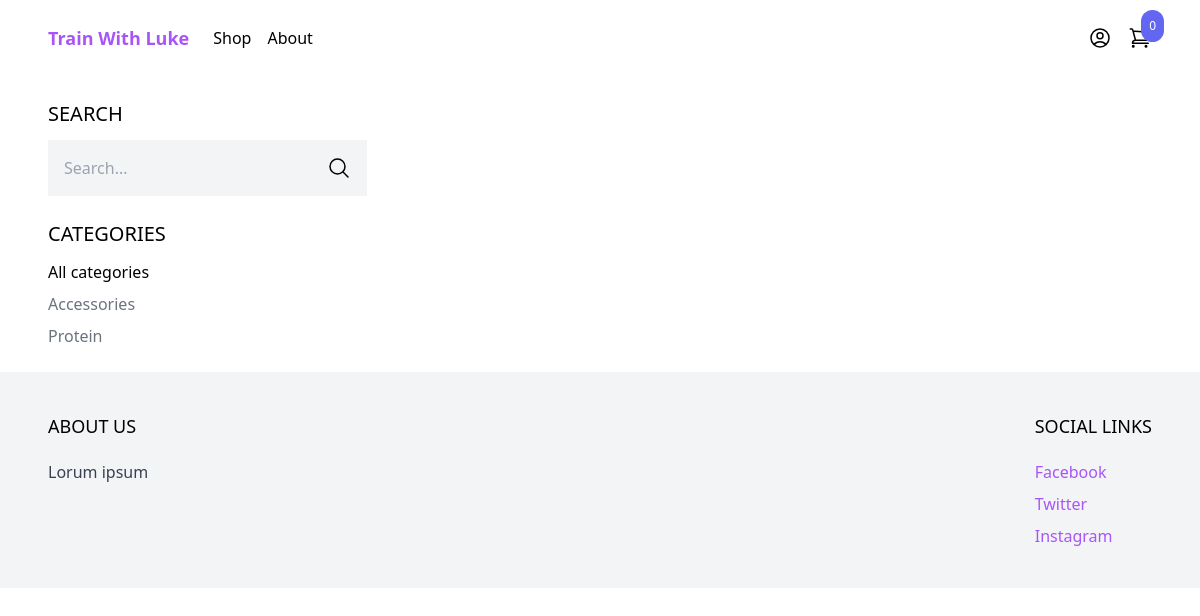
The app's page /shop/, older data.
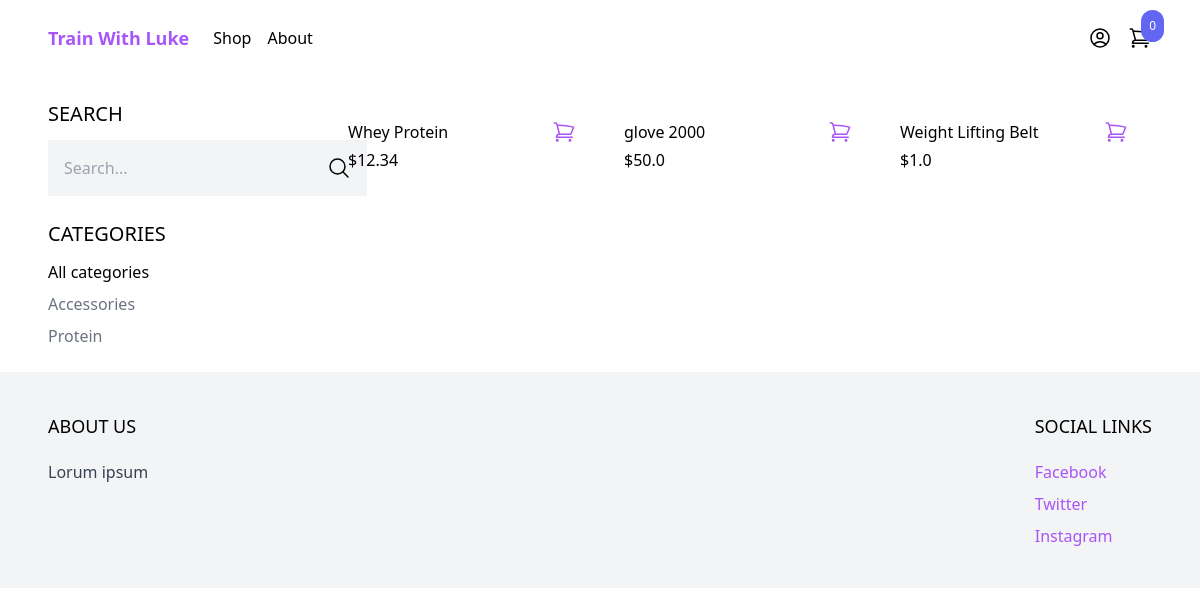
The same page, newer data.
### product/models.py (models this page shows, shortened)
class Category(models.Model):
    name = models.CharField(max_length=255)
    slug = models.SlugField()
    class Meta:
        ordering = ('name',)

class Product(models.Model):
    category = models.ForeignKey(Category, related_name='products', on_delete=models.CASCADE)
    name = models.CharField(max_length=255)
    slug = models.SlugField()
    description = models.TextField(blank=True, null=True)
    price = models.IntegerField()
    created_at = models.DateTimeField(auto_now_add=True)
    class Meta:
        ordering = ('-created_at',)
    def get_display_price(self):
        return self.price / 100

### core/views.py (the view)
# urls.py: path('shop/', shop, name='shop'),
def shop(request):
    categories = Category.objects.all()
    products = Product.objects.all()
    active_category = request.GET.get('category', '')
    if active_category:
        products = products.filter(category__slug=active_category)
    query = request.GET.get('query', '')
    if query:
        products = products.filter(Q(name__icontains=query) | Q(description__icontains=query))
    context = {
        'categories': categories,
        'products': products,
        'active_category': active_category,
    }
    return render(request, 'core/shop.html', context)

### cart/cart.py (called while the page is built)
    def __len__(self):
        return sum(item['quantity'] for item in self.cart.values())

### cart/context_processors.py (called while the page is built)
def cart(request):
    return {'cart': Cart(request)}

### core/templates/core/shop.html
{% extends 'core/base.html' %}
{% block content %}
<div class="max-w-6xl mx-auto flex flex-wrap items-start py-6 px-6 xl:px-0">
    <div class="filters w-full lg:w-1/4">
        <h3 class="mb-3 text-xl uppercase">Search</h3>
        <form method="get" action=".">
            <div class="flex">
                <input type="text" name="query" class="p-4 bg-gray-100 bg-0" placeholder="Search...">
                <button class="p-4 bg-gray-100 border-0">
                    <svg xmlns="http://www.w3.org/2000/svg" fill="none" viewBox="0 0 24 24" stroke-width="1.5" stroke="currentColor" class="w-6 h-6">
                        <path stroke-linecap="round" stroke-linejoin="round" d="M21 21l-5.197-5.197m0 0A7.5 7.5 0 105.196 5.196a7.5 7.5 0 0010.607 10.607z" />
                      </svg>
                </button>
            </div>
        </form>
        <h3 class="mt-6 mb-3 text-xl uppercase">Categories</h3>
        <ul class="space-y-2">
            <li><a href="{% url 'shop' %}" class="{% url 'shop' %}?category={{ category.slug }}" class="{% if not active_category %}text-purple-500 {% else %} text-gray-500 {% endif %}">All categories</a></li>
            {% for category in categories%}
            <li><a href="{% url 'shop' %}?category={{ category.slug }}" class="{% if category.slug == active_category %}text-purple-500 {% else %} text-gray-500 {% endif %}">{{ category.name }}</a></li>
            {% endfor %}
        </ul>
    </div>
    <div class="products w-full lg:w-3/4 -mt-4 flex items-center flex-wrap">
        {% for product in products %}
            {% include 'product/partials/product_list_item.html' %}
        {% endfor %}
    </div>
</div>
{% endblock %}

### core/templates/core/base.html (shortened to what this page needs)
<!DOCTYPE html>
<html lang="en">
<head>
    <script src="https://cdn.tailwindcss.com"></script>
</head>
<body>
    <nav class"border-b border-grey-300">
        <div class="max-w-6xl mx-auto py-2 px-6 xl:px-0 flex items-center justify-between">
            <div class="menu-left flex items-center space-x-6">
                <a href="#" class="py-4 text-lg text-purple-500 font-semibold">Train With Luke</a>
                <ul class="flex items-center space-x-4">
                    <li><a href="{% url 'shop' %}">Shop</a></li>
                    <li><a href="#">About</a></li>
                </ul>
            </div>
            <div class="menu-right flex items-center space-x-4">
                <a href="#">
                </a>
                {% include 'cart/menu_cart.html' %}
        </div>
            </nav>
            <main>
                {% block content %}
                {% endblock %}
            </main>
    <footer class="bg-gray-100">
        <div class="max-w-6xl mx-auto py-10 px-6 xl:px-0 md:flex justify-between">
            <div class="footer-left mb-12 md:mb-0">
                <h2 class="mb-5 uppercase text-lg">About us</h2>
                <p class="text-gray-700">Lorum ipsum<p>
            </div>
            <div class="footer-right">
                <h2 class="mb-5 uppercase text-lg">Social Links</h2>
                <ul class="space-y-2">
                    <li><a href="#" class="text-purple-500 hover:text-purple-800">Facebook</a></li>
                    <li><a href="#" class="text-purple-500 hover:text-purple-800">Twitter</a></li>
                    <li><a href="#" class="text-purple-500 hover:text-purple-800">Instagram</a></li>
            </div>
        </div>
    </footer>
</body>
</html>

### cart/templates/cart/menu_cart.html (shortened to what this page needs)
<a href="#" id="menu-cart-button" class="relative">
      <span class="p-2 absolute -top-4 -right-3 bg-indigo-500 text-white text-xs rounded-full">{{ cart|length }}</span>
</a>

### product/templates/product/partials/product_list_item.html (shortened to what this page needs)
<div class="w-full md:w-1/3 xl:w-1/4 p-6">
    <div class="pt-3 flex items-center justify-between">
        <a href="{% url 'product' product.slug %}">{{product.name}}</a>
        <a href="{% url 'product' product.slug %}" class="text-purple-500 hover:text-purple-800">
        </a>
    </div>
    <p class="pt-1 text-grey-400">${{ product.get_display_price }}</p>
</div>

Row changes from the older to the newer data that the page shows:
added Product: name "Whey Protein", get_display_price "12.34"
added Product: name "glove 2000", get_display_price "50.0"
added Product: name "Weight Lifting Belt", get_display_price "1.0"
